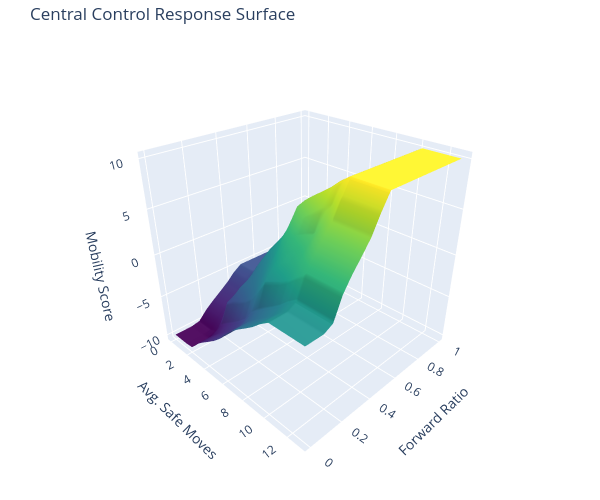

The code cell stored with this chart in its notebook:
### Markdown cell above
### Configure and show plot

### Code cell
# Create the interactive 3D plot with Plotly
fig = go.Figure(data=[go.Surface(
    z=Z, 
    x=X, 
    y=Y, 
    colorscale='Viridis',
    showscale=False, # Removes the colorbar on the side
    hovertemplate='Avg Safe Moves (X): %{x:.2f}<br>Forward Ratio (Y): %{y:.2f}<br>Mobility Score (Z): %{z:.2f}<extra></extra>'
)])

# Configure layout, titles, camera, and proportions
fig.update_layout(
    title='Central Control Response Surface',
    scene=dict(
        xaxis_title='Avg. Safe Moves',
        yaxis_title='Forward Ratio',
        zaxis_title='Mobility Score',
        aspectmode='cube', # Forces the visual base of the plot to be square
        camera=dict(
            eye=dict(x=1.5, y=-1.5, z=1.2)
        )
    ),
    width=600, 
    height=500,
    margin=dict(l=10, r=0, b=30, t=40) 
)

fig.show()

### Figure 1 — Plotly figure (JSON) as saved in the notebook; plotly's stock layout.template omitted (floating-point values rounded to 4 significant figures; data arrays with more than 128 entries replaced by an {"elided": "..."} marker saying what was removed)
{"data": [{"colorscale": [[0, "#440154"], [0.1111, "#482878"], [0.2222, "#3e4989"], [0.3333, "#31688e"], [0.4444, "#26828e"], [0.5556, "#1f9e89"], [0.6667, "#35b779"], [0.7778, "#6ece58"], [0.8889, "#b5de2b"], [1, "#fde725"]], "hovertemplate": "Avg Safe Moves (X): %{x:.2f}<br>Forward Ratio (Y): %{y:.2f}<br>Mobility Score (Z): %{z:.2f}<extra></extra>", "showscale": false, "type": "surface", "x": {"elided": "20x20 float values"}, "y": {"elided": "20x20 float values"}, "z": {"elided": "20x20 float values"}}], "layout": {"height": 500, "margin": {"b": 30, "l": 10, "r": 0, "t": 40}, "scene": {"aspectmode": "cube", "camera": {"eye": {"x": 1.5, "y": -1.5, "z": 1.2}}, "xaxis": {"title": {"text": "Avg. Safe Moves"}}, "yaxis": {"title": {"text": "Forward Ratio"}}, "zaxis": {"title": {"text": "Mobility Score"}}}, "title": {"text": "Central Control Response Surface"}, "width": 600}}
